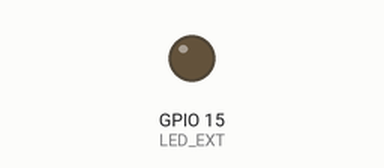
Simulated run of this sketch. Board: ESP32. Shown: output pins drawn as LEDs (lit = HIGH).

Above: at 0.1 s.
At 6.5 s:
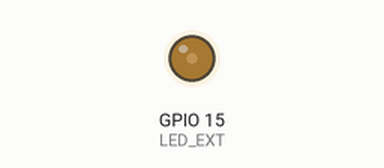
At 12.9 s:
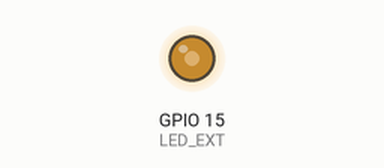
At 25.55 s:
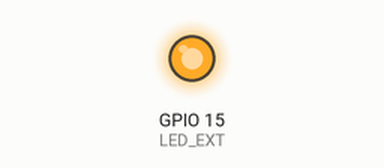
Timing chart, 0 to 40.0 s (numbered marks = the images above):
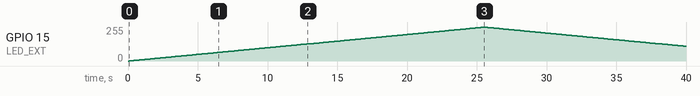

Measured:
- by itself, GPIO 15 (LED_EXT): rises from 0/255 to 255/255 in 25.4 s, then falls to 111/255 in 14.4 s

The sketch:

TEST02_LED_PWM.ino
```cpp
const int LED_EXT = 15;

const int pwm_freq = 100;
const int pwm_channel = 0;
const int pwm_resolution = 8;
int pwm_dutyCycle = 0;

void setup() {
  // put your setup code here, to run once:
  pinMode(LED_EXT, OUTPUT);
  ledcSetup(pwm_channel, pwm_freq, pwm_resolution);
  ledcAttachPin(LED_EXT, pwm_channel);
}

void loop() {
  // put your main code here, to run repeatedly:
  for (int i=0; i<255; i++)
  {
    pwm_dutyCycle = i;
    ledcWrite(pwm_channel, pwm_dutyCycle);
    delay(100);
  }

  for (int i=255; i>0; i--)
  {
    pwm_dutyCycle = i;
    ledcWrite(pwm_channel, pwm_dutyCycle);
    delay(100);
  }
}
```
